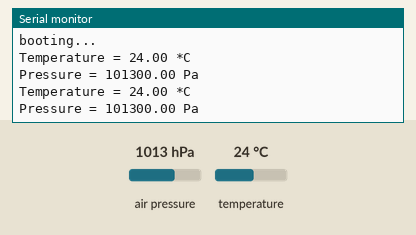
A program run on a simulated ESP8266 (NodeMCU). On the bench: the last lines printed to the serial monitor. The test bench sets the inputs (shaded band); at power-on: air pressure 1013 hPa, temperature 24 °C.

Above: at 2.8 s.
2.9 s: air pressure set to 952 hPa
At 4.8 s:
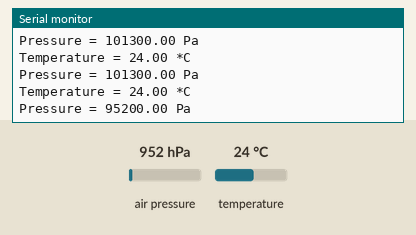
5.6 s: temperature set to 12 °C
At 7.5 s:
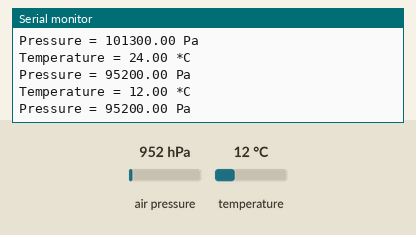
8.3 s: air pressure set to 975 hPa
At 10.5 s:
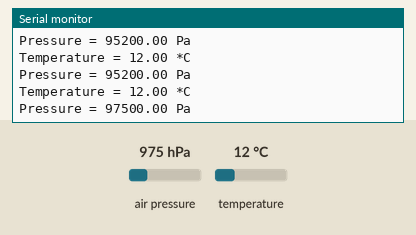
Timing chart, 0 to 12.0 s (numbered marks = the images above; inputs shaded):
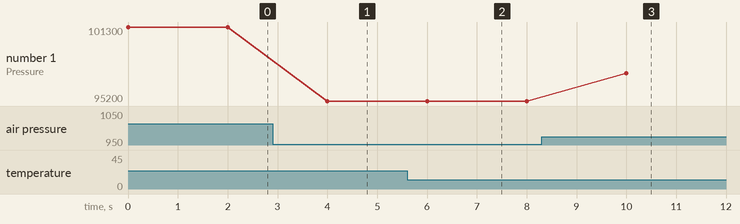

The program:

main.cpp
```cpp
// Go into idle sleep mode (until next 1 ms timer tick) when task chain empty.
#define _TASK_SLEEP_ON_IDLE_RUN

// Support Status Requests for tasks.
#define _TASK_STATUS_REQUEST

// Support task IDs and control points.
#define _TASK_WDT_IDS

// Support local task storage.
#define _TASK_LTS_POINTER

#include <TaskScheduler.h>

// USER SETTINGS ************************************************************

// Device name (also functions as hostname for WiFi purposes).
#define DEV_NAME          "weatherstation"

// INCLUDES *****************************************************************

// BMP280 support.
#include <Wire.h>
#include <SPI.h>
#include <Adafruit_Sensor.h>
#include <Adafruit_BMP280.h>

// WiFi support.
#include <ESP8266WiFi.h>

// Expose Espressif SDK functionality
extern "C"
{
#include "user_interface.h"
}

// TASK DECLARATIONS ********************************************************

void _sensorMonitor();
bool _sensorStartup();

// Task for the sensor monitoring function.
Task _tSensor (2UL * TASK_SECOND, TASK_FOREVER, &_sensorMonitor, NULL, false, &_sensorStartup, NULL);

// SENSOR SUPPORT *************************************************************

Adafruit_BMP280 bmp;

// Perform initial setup of the sensors.
bool _sensorStartup()
{
  return bmp.begin(0x76);
}

// Monitor the sensors.
void _sensorMonitor()
{
  Serial.print("Temperature = ");
  Serial.print(bmp.readTemperature());
  Serial.println(" *C");

  Serial.print("Pressure = ");
  Serial.print(bmp.readPressure());
  Serial.println(" Pa");
}

// TASK SCHEDULER ***********************************************************

Scheduler taskManager;

// ENTRYPOINTS **************************************************************

bool woken = false;

// Called once when the board is reset (i.e., initialises or awakens from
// [deep] sleep).
void setup()
{
  // Set serial monitor baud rate.
  Serial.begin(57600);

  // Where did we come from?
  const rst_info * resetInfo = system_get_rst_info();
  woken = resetInfo->reason == 5;

  // Enable debug output.
  Serial.setDebugOutput(true);

  Serial.println (DEV_NAME);
  Serial.println ("booting...");

  // Initialise the task manager.
	taskManager.init();

  // Add the system tasks to the task manager and enable them.
  taskManager.addTask(_tSensor);
  _tSensor.enable();
}

// Loops endlessly after setup() finishes and for so long as the board is
// powered and awake.
void loop()
{
	taskManager.execute();
}
```

Measured:
- after the input at 2.9 s, the serial monitor: prints a new line after 1.1 s (image 1)
- after the input at 5.6 s, the serial monitor: prints a new line after 0.40 s (image 2)
- after the input at 8.3 s, the serial monitor: prints a new line after 1.7 s (image 3)
- plotted number 1: 101300 → 95200 after the input at 2.9 s, 95200 → 97500 after the input at 8.3 s
